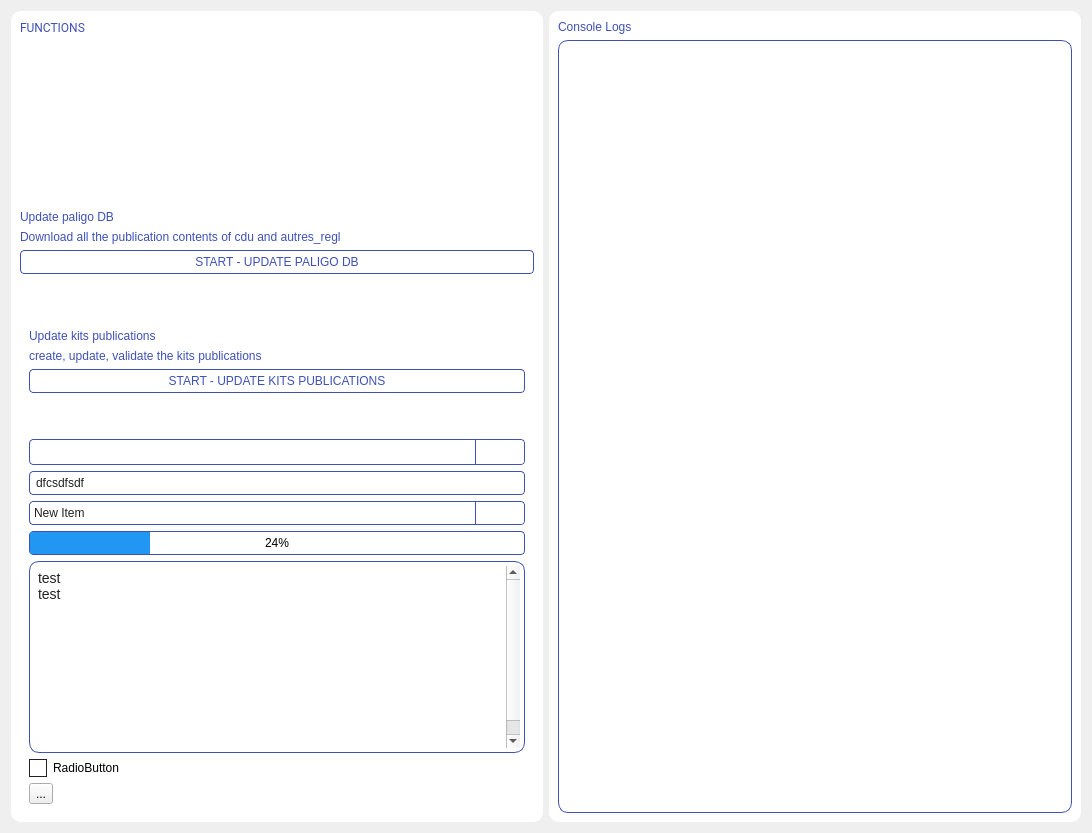
<?xml version="1.0" encoding="UTF-8"?>
<ui version="4.0">
 <class>Form</class>
 <widget class="QWidget" name="Form">
  <property name="geometry">
   <rect>
    <x>0</x>
    <y>0</y>
    <width>1092</width>
    <height>833</height>
   </rect>
  </property>
  <property name="windowTitle">
   <string>Form</string>
  </property>
  <property name="styleSheet">
   <string notr="true">/* Boutons */
QPushButton {
    background-color: none;
    color: rgba(63, 81, 181, 1);
    border: 1px solid rgba(63, 81, 181, 1) ;
    padding: 4px;
    border-radius: 4px;
	font-family: &quot;Roboto&quot;, sans-serif;
	font-size: 12px;
}
QLabel {
	font-family: &quot;Roboto&quot;, sans-serif;
	font-size: 12px;
	color: rgba(63, 81, 181, 1);
}

QPushButton:hover {
    background-color: rgba(63, 81, 181, 0.08);
}

QPushButton:pressed {
    background-color: rgba(63, 81, 181, 0.08);
}

/* Zones de texte */
QLineEdit {
    background-color: #FFFFFF;
    color: #212121;
    border: 1px solid rgba(63, 81, 181, 1);
    border-radius: 4px;
    padding: 4px;
	font-family: &quot;Roboto&quot;, sans-serif;
	font-size: 12px;
}
QTextEdit {
 	 background-color: #FFFFFF;
    color: #212121;
    border: 1px solid rgba(63, 81, 181, 1);
    border-radius: 4px;
    padding: 4px;
	font-family: &quot;Roboto&quot;, sans-serif;
	font-size: 12px;
}
QTextEdit:focus {
	border: 1px solid #2196F3;
}

QLineEdit:focus {
    border: 1px solid #2196F3;
}

/* Zones de liste */
QComboBox {
    background-color: #FFFFFF;
    color: #212121;
    border: 1px solid rgba(63, 81, 181, 1);
    border-radius: 4px;
    padding: 4px;
	font-family: &quot;Roboto&quot;, sans-serif;
	font-size: 12px;
}



QComboBox:editable {
    background-color: #FFFFFF;
}

QComboBox:drop-down {
    subcontrol-origin: padding;
    subcontrol-position: top right;
    width: 48px;
    border-left-width: 1px;
    border-left-color: rgba(63, 81, 181, 1);
    border-left-style: solid;
    border-top-right-radius: 4px;
    border-bottom-right-radius: 4px;
    background-color: #FFFFFF;
 	image: url(:/icons_blue/icons_blue/ArrowDropDown.png)
}
QComboBox:drop-down::hover {
    background-color: rgba(63, 81, 181, 0.08);
    
}

QComboBox QAbstractItemView {
    background-color: #FFFFFF;
    color:  rgba(63, 81, 181, 1);
    border:  rgba(63, 81, 181, 1);
    selection-background-color: #2196F3;
}

/* Barre de progression */
QProgressBar {
    border: 1px solid  rgba(63, 81, 181, 1);
    border-radius: 4px;
    text-align: center;
}

QProgressBar::chunk {
    background-color: #2196F3;
    width: 10px;
}

/* Cases à cocher et boutons radio */
QCheckBox::indicator,
QRadioButton::indicator {
    width: 16px;
    height: 16px;
}

QCheckBox::indicator:unchecked,
QRadioButton::indicator:unchecked {
    border: 1px solid #212121;
    background-color: #FFFFFF;
}

QCheckBox::indicator:checked,
QRadioButton::indicator:checked {
    background-color: #2196F3;
    border: 1px solid #2196F3;
}

/* Tableaux */
QTableView {
    alternate-background-color: #F5F5F5;
}

QTableView::item:selected {
    background-color: #2196F3;
    color: white;
}
</string>
  </property>
  <layout class="QGridLayout" name="gridLayout_2">
   <item row="0" column="0">
    <widget class="QFrame" name="frame_2">
     <property name="maximumSize">
      <size>
       <width>600</width>
       <height>16777215</height>
      </size>
     </property>
     <property name="styleSheet">
      <string notr="true">QFrame {
	background-color: #FFFFFF;
	border-radius: 10px;
}</string>
     </property>
     <property name="frameShape">
      <enum>QFrame::StyledPanel</enum>
     </property>
     <property name="frameShadow">
      <enum>QFrame::Raised</enum>
     </property>
     <layout class="QGridLayout" name="gridLayout">
      <item row="3" column="0">
       <widget class="QLabel" name="label_3">
        <property name="text">
         <string>Download all the publication contents of cdu and autres_regl</string>
        </property>
       </widget>
      </item>
      <item row="5" column="0">
       <widget class="QPushButton" name="button_update_paligo_db">
        <property name="minimumSize">
         <size>
          <width>0</width>
          <height>24</height>
         </size>
        </property>
        <property name="maximumSize">
         <size>
          <width>16777215</width>
          <height>24</height>
         </size>
        </property>
        <property name="cursor">
         <cursorShape>PointingHandCursor</cursorShape>
        </property>
        <property name="text">
         <string>START - UPDATE PALIGO DB</string>
        </property>
       </widget>
      </item>
      <item row="0" column="0">
       <widget class="QLabel" name="label">
        <property name="font">
         <font>
          <family>Roboto,sans-serif</family>
          <pointsize>-1</pointsize>
         </font>
        </property>
        <property name="text">
         <string>FUNCTIONS</string>
        </property>
       </widget>
      </item>
      <item row="6" column="0">
       <widget class="QFrame" name="frame">
        <property name="frameShape">
         <enum>QFrame::StyledPanel</enum>
        </property>
        <property name="frameShadow">
         <enum>QFrame::Raised</enum>
        </property>
        <layout class="QVBoxLayout" name="verticalLayout">
         <item>
          <spacer name="verticalSpacer_2">
           <property name="orientation">
            <enum>Qt::Vertical</enum>
           </property>
           <property name="sizeHint" stdset="0">
            <size>
             <width>20</width>
             <height>40</height>
            </size>
           </property>
          </spacer>
         </item>
         <item>
          <widget class="QLabel" name="label_4">
           <property name="text">
            <string>Update kits publications</string>
           </property>
          </widget>
         </item>
         <item>
          <widget class="QLabel" name="label_5">
           <property name="text">
            <string>create, update, validate the kits publications</string>
           </property>
          </widget>
         </item>
         <item>
          <widget class="QPushButton" name="button_update_kits_publications">
           <property name="minimumSize">
            <size>
             <width>0</width>
             <height>24</height>
            </size>
           </property>
           <property name="maximumSize">
            <size>
             <width>16777215</width>
             <height>24</height>
            </size>
           </property>
           <property name="cursor">
            <cursorShape>PointingHandCursor</cursorShape>
           </property>
           <property name="text">
            <string>START - UPDATE KITS PUBLICATIONS</string>
           </property>
          </widget>
         </item>
         <item>
          <spacer name="verticalSpacer_3">
           <property name="orientation">
            <enum>Qt::Vertical</enum>
           </property>
           <property name="sizeHint" stdset="0">
            <size>
             <width>20</width>
             <height>40</height>
            </size>
           </property>
          </spacer>
         </item>
         <item>
          <widget class="QComboBox" name="comboBox">
           <property name="currentText">
            <string/>
           </property>
          </widget>
         </item>
         <item>
          <widget class="QLineEdit" name="lineEdit_24_">
           <property name="minimumSize">
            <size>
             <width>0</width>
             <height>24</height>
            </size>
           </property>
           <property name="maximumSize">
            <size>
             <width>16777215</width>
             <height>24</height>
            </size>
           </property>
           <property name="text">
            <string>dfcsdfsdf</string>
           </property>
          </widget>
         </item>
         <item>
          <widget class="QComboBox" name="comboBox_24_">
           <property name="minimumSize">
            <size>
             <width>0</width>
             <height>24</height>
            </size>
           </property>
           <property name="maximumSize">
            <size>
             <width>16777215</width>
             <height>24</height>
            </size>
           </property>
           <item>
            <property name="text">
             <string>New Item</string>
            </property>
           </item>
           <item>
            <property name="text">
             <string>New Item</string>
            </property>
           </item>
           <item>
            <property name="text">
             <string>New Item</string>
            </property>
           </item>
           <item>
            <property name="text">
             <string>New Item</string>
            </property>
           </item>
           <item>
            <property name="text">
             <string>New Item</string>
            </property>
           </item>
           <item>
            <property name="text">
             <string>New Item</string>
            </property>
           </item>
          </widget>
         </item>
         <item>
          <widget class="QProgressBar" name="progressBar_24_">
           <property name="minimumSize">
            <size>
             <width>0</width>
             <height>24</height>
            </size>
           </property>
           <property name="maximumSize">
            <size>
             <width>16777215</width>
             <height>24</height>
            </size>
           </property>
           <property name="value">
            <number>24</number>
           </property>
          </widget>
         </item>
         <item>
          <widget class="QTextEdit" name="textEdit_12_">
           <property name="maximumSize">
            <size>
             <width>16777215</width>
             <height>16777215</height>
            </size>
           </property>
           <property name="html">
            <string>&lt;!DOCTYPE HTML PUBLIC &quot;-//W3C//DTD HTML 4.0//EN&quot; &quot;http://www.w3.org/TR/REC-html40/strict.dtd&quot;&gt;
&lt;html&gt;&lt;head&gt;&lt;meta name=&quot;qrichtext&quot; content=&quot;1&quot; /&gt;&lt;style type=&quot;text/css&quot;&gt;
p, li { white-space: pre-wrap; }
&lt;/style&gt;&lt;/head&gt;&lt;body style=&quot; font-family:'Roboto,sans-serif'; font-size:12px; font-weight:400; font-style:normal;&quot;&gt;
&lt;p style=&quot; margin-top:0px; margin-bottom:0px; margin-left:0px; margin-right:0px; -qt-block-indent:0; text-indent:0px;&quot;&gt;&lt;span style=&quot; font-size:14px;&quot;&gt;test&lt;/span&gt;&lt;/p&gt;
&lt;p style=&quot; margin-top:0px; margin-bottom:0px; margin-left:0px; margin-right:0px; -qt-block-indent:0; text-indent:0px;&quot;&gt;&lt;span style=&quot; font-size:14px;&quot;&gt;test&lt;/span&gt;&lt;/p&gt;
&lt;p style=&quot;-qt-paragraph-type:empty; margin-top:0px; margin-bottom:0px; margin-left:0px; margin-right:0px; -qt-block-indent:0; text-indent:0px; font-size:14px;&quot;&gt;&lt;br /&gt;&lt;/p&gt;
&lt;p style=&quot;-qt-paragraph-type:empty; margin-top:0px; margin-bottom:0px; margin-left:0px; margin-right:0px; -qt-block-indent:0; text-indent:0px; font-size:14px;&quot;&gt;&lt;br /&gt;&lt;/p&gt;
&lt;p style=&quot;-qt-paragraph-type:empty; margin-top:0px; margin-bottom:0px; margin-left:0px; margin-right:0px; -qt-block-indent:0; text-indent:0px; font-size:14px;&quot;&gt;&lt;br /&gt;&lt;/p&gt;
&lt;p style=&quot;-qt-paragraph-type:empty; margin-top:0px; margin-bottom:0px; margin-left:0px; margin-right:0px; -qt-block-indent:0; text-indent:0px; font-size:14px;&quot;&gt;&lt;br /&gt;&lt;/p&gt;
&lt;p style=&quot;-qt-paragraph-type:empty; margin-top:0px; margin-bottom:0px; margin-left:0px; margin-right:0px; -qt-block-indent:0; text-indent:0px; font-size:14px;&quot;&gt;&lt;br /&gt;&lt;/p&gt;
&lt;p style=&quot;-qt-paragraph-type:empty; margin-top:0px; margin-bottom:0px; margin-left:0px; margin-right:0px; -qt-block-indent:0; text-indent:0px; font-size:14px;&quot;&gt;&lt;br /&gt;&lt;/p&gt;
&lt;p style=&quot;-qt-paragraph-type:empty; margin-top:0px; margin-bottom:0px; margin-left:0px; margin-right:0px; -qt-block-indent:0; text-indent:0px; font-size:14px;&quot;&gt;&lt;br /&gt;&lt;/p&gt;
&lt;p style=&quot;-qt-paragraph-type:empty; margin-top:0px; margin-bottom:0px; margin-left:0px; margin-right:0px; -qt-block-indent:0; text-indent:0px; font-size:14px;&quot;&gt;&lt;br /&gt;&lt;/p&gt;
&lt;p style=&quot;-qt-paragraph-type:empty; margin-top:0px; margin-bottom:0px; margin-left:0px; margin-right:0px; -qt-block-indent:0; text-indent:0px; font-size:14px;&quot;&gt;&lt;br /&gt;&lt;/p&gt;
&lt;p style=&quot; margin-top:0px; margin-bottom:0px; margin-left:0px; margin-right:0px; -qt-block-indent:0; text-indent:0px;&quot;&gt;&lt;span style=&quot; font-size:14px;&quot;&gt;test&lt;/span&gt;&lt;/p&gt;&lt;/body&gt;&lt;/html&gt;</string>
           </property>
          </widget>
         </item>
         <item>
          <widget class="QRadioButton" name="radioButton">
           <property name="text">
            <string>RadioButton</string>
           </property>
          </widget>
         </item>
         <item>
          <widget class="QToolButton" name="toolButton">
           <property name="text">
            <string>...</string>
           </property>
          </widget>
         </item>
        </layout>
       </widget>
      </item>
      <item row="2" column="0">
       <widget class="QLabel" name="label_2">
        <property name="text">
         <string>Update paligo DB</string>
        </property>
       </widget>
      </item>
      <item row="1" column="0">
       <spacer name="verticalSpacer">
        <property name="orientation">
         <enum>Qt::Vertical</enum>
        </property>
        <property name="sizeHint" stdset="0">
         <size>
          <width>20</width>
          <height>40</height>
         </size>
        </property>
       </spacer>
      </item>
     </layout>
    </widget>
   </item>
   <item row="0" column="1">
    <widget class="QFrame" name="console_frame">
     <property name="styleSheet">
      <string notr="true">QFrame {
	background-color: #FFFFFF;
	border-radius: 10px;
}</string>
     </property>
     <property name="frameShape">
      <enum>QFrame::StyledPanel</enum>
     </property>
     <property name="frameShadow">
      <enum>QFrame::Raised</enum>
     </property>
     <layout class="QGridLayout" name="gridLayout_3">
      <item row="1" column="0">
       <widget class="QTextBrowser" name="console_text"/>
      </item>
      <item row="0" column="0">
       <widget class="QLabel" name="console_label">
        <property name="text">
         <string>Console Logs</string>
        </property>
       </widget>
      </item>
     </layout>
    </widget>
   </item>
  </layout>
 </widget>
 <resources>
  <include location="../../Qt_ressources/template_ressources.qrc"/>
 </resources>
 <connections/>
</ui>
